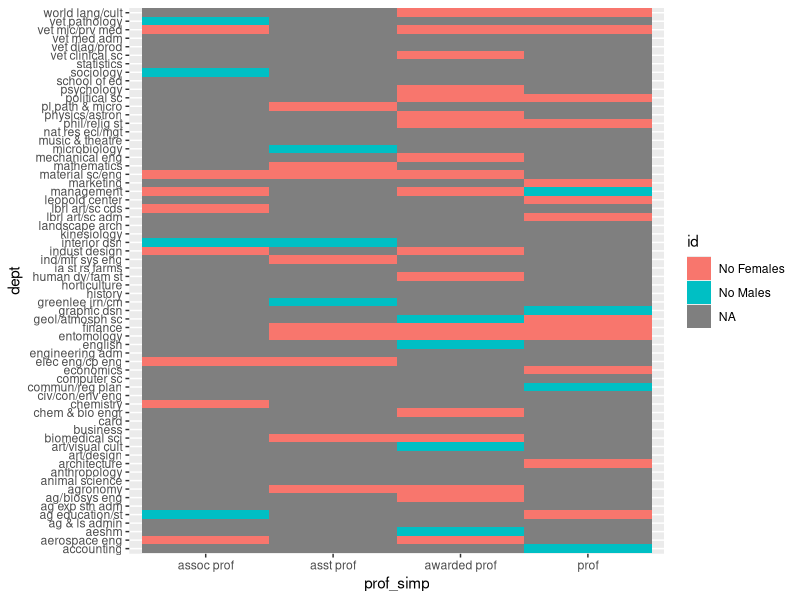
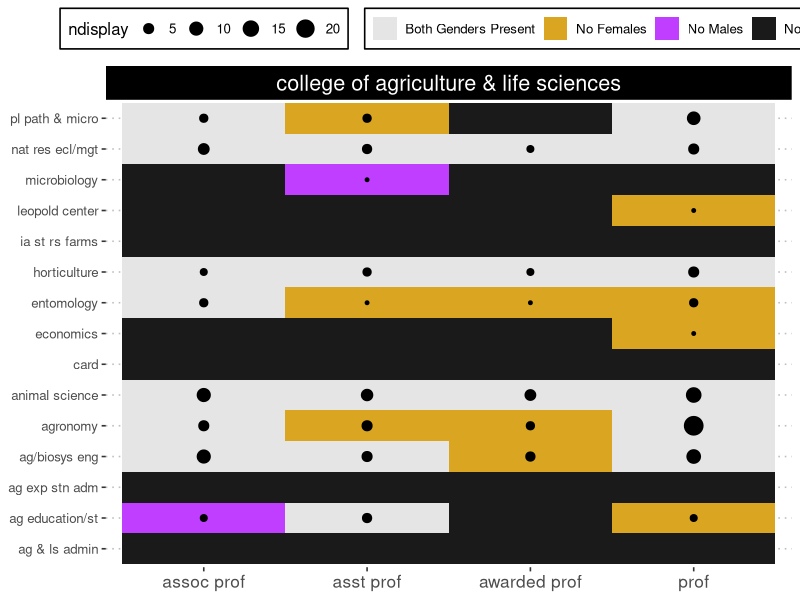
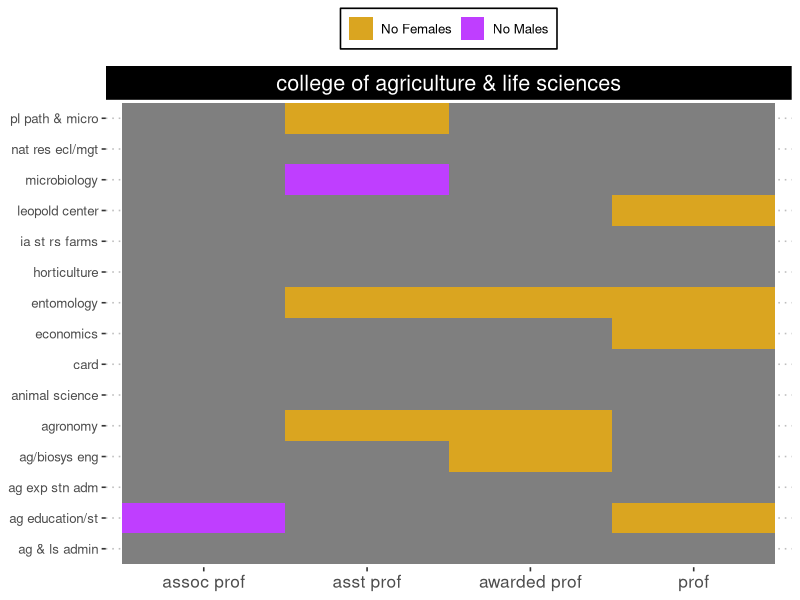

The R script that drew these images, in order:
####################
# author: gina
# date created: Dec 1 2019
# last updated: 
# purpose: create data for shiny app showing where females are missing
# notes:
#
#########################

library(tidyverse)
library(ggpubr)

exraw <- read_csv("data-raw/_tidy/cyd_salprofs.csv") %>% 
  #Just keep 'colleges'
  filter(grepl("college", college)) %>% 
  # who gets paid 0?
  filter(base_salary > 0) %>% 
  # get rid of centers
  filter(!grepl('ctr', dept)) %>%
  # keep fiscal year
  group_by(fiscal_year, college, dept, prof_simp, gender) %>% 
  summarise(n = n()) %>% 
  spread(gender, value = n) %>% 
  ungroup()

yrs <- exraw %>% pull(fiscal_year) %>% unique()
dept <- exraw %>% pull(dept) %>% unique()
prof_simp <- exraw %>% pull(prof_simp) %>% unique()

combs <- 
  expand_grid(yrs, dept, prof_simp) %>% 
  rename("fiscal_year" = 1)

coldept <- exraw %>% 
  select(fiscal_year, college, dept) %>% 
  distinct()


coldept2 <- exraw %>% 
  select(college, dept) %>% 
  distinct()

# assign ------------------------------------------------------------------

nomf <- 
  exraw %>% 
  mutate(id = ifelse(is.na(`F`), "No Females",
                     ifelse(is.na(M), "No Males", NA))) %>% 
  select(fiscal_year, dept, prof_simp, id) 



dat <- combs %>% 
  left_join(nomf) %>% 
  left_join(coldept) 


dat %>% 
  filter(fiscal_year == 2018) %>% 
  ggplot(aes(dept, prof_simp)) + 
  geom_tile(aes(fill = id)) + 
  coord_flip()

# write it ----------------------------------------------------------------

dat %>% write_csv("data-raw/_tidy/cyd_missing-genders.csv")


# trying something new ----------------------------------------------------

dat <- 
  # Get all combinations of prof/depts
  combs %>% 
  left_join(exraw) %>% 
  select(-college) %>% 
  # assign college
  left_join(coldept2) %>% 
  # assign gender verdict
  mutate(id = ifelse((is.na(`F`) & is.na(M)), "No One",
                     ifelse(is.na(`F`), "No Females",
                            ifelse(is.na(M), "No Males", "Both Genders Present")))) %>% 
  mutate(ndisplay = ifelse(id == "Both Genders Present", M + `F`,
                           ifelse( id == "No One", NA, 
                                   ifelse(id == "No Females", M, `F`))))


# write it ----------------------------------------------------------------

dat %>% write_csv("data-raw/_tidy/cyd_missing-genders.csv")

dat %>% 
  filter(grepl("ag", college)) %>% 
  filter(fiscal_year == 2018) %>% 
  ggplot(aes(x = dept, y = prof_simp)) +
  geom_tile(aes(fill = id)) +
  geom_point(aes(size = ndisplay)) +
  scale_fill_manual(values = c(`No Males` = "darkorchid1",
                               `No Females` = "goldenrod", 
                               `Both Genders Present` = "gray90",
                               `No One` = "gray10")) +
  coord_flip() +
  labs(
    x = NULL,
    y = NULL,
    fill = NULL) +
  #theme_bw() +
  theme_pubclean() +
  facet_grid(~ college) + 
  
  theme(strip.text = element_text(size = rel(1.3), color = "white"),
        strip.background = element_rect(fill = "black"),
        axis.title = element_text(size = rel(1.3)),
        axis.text.x = element_text(size = rel(1.3)),
        legend.position = "top",
        legend.background = element_rect(linetype = "solid", color = "black"))


library(ggpubr)
# practice shiny plot -----------------------------------------------------

dat %>% 
  filter(grepl("ag", college)) %>% 
  filter(fiscal_year == 2018) %>% 
  ggplot(aes(x = dept, y = prof_simp)) +
geom_tile(aes(fill = id)) +
  scale_fill_manual(values = c(`No Males` = "darkorchid1",
                               `No Females` = "goldenrod")) +
  coord_flip() +
  labs(
    x = NULL,
    y = NULL,
    fill = NULL) +
  #theme_bw() +
  theme_pubclean() +
  facet_grid(~ college) + 
  
  theme(strip.text = element_text(size = rel(1.3), color = "white"),
        strip.background = element_rect(fill = "black"),
        axis.title = element_text(size = rel(1.3)),
        axis.text.x = element_text(size = rel(1.3)),
        legend.position = "top",
        legend.background = element_rect(linetype = "solid", color = "black"))
